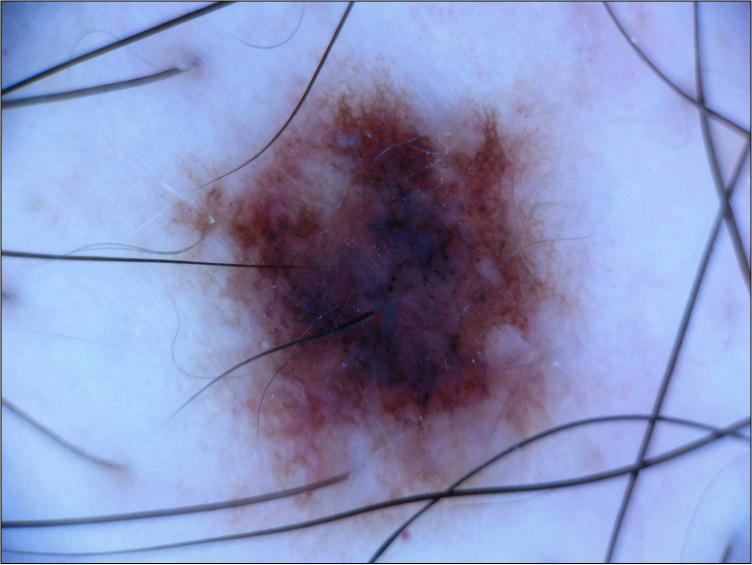
#> input picture correction_test2.jpg, 1504 x 1129 px (shown at 1/2 size)
$ python hair_detection.py
#> lines starting #> are read from the running program, lines starting #| are printed output that depends on the picture; after the words box and inside, x2 and y2 are one past the last pixel; in counts of white or black regions, pixels touching at a corner belong together
### _filter_kernel_mf_fdog.py
# -*- coding: utf-8 -*-
"""
CREDIT TO

@author:http://funcvis.org/blog/?p=51
"""


import numpy as np
import cv2
from math import exp, pi, sqrt
from numba import vectorize
def _filter_kernel_mf_fdog(L, sigma, t = 3, mf = True): #mf = true == second div
    dim_y = int(L)
    dim_x = 2 * int(t * sigma)
    arr = np.zeros((dim_y, dim_x), 'f')

    ctr_x = dim_x / 2
    ctr_y = int(dim_y / 2.)

    # an un-natural way to set elements of the array
    # to their x coordinate.
    # x's are actually columns, so the first dimension of the iterator is used
    it = np.nditer(arr, flags=['multi_index'])
    while not it.finished:
        arr[it.multi_index] = it.multi_index[1] - ctr_x
        it.iternext()

    two_sigma_sq = 2 * sigma * sigma
    sqrt_w_pi_sigma = 1. / (sqrt(2 * pi) * sigma) #second div
    if not mf: # first div
        sqrt_w_pi_sigma = sqrt_w_pi_sigma / sigma ** 2

    @vectorize(['float32(float32)'], target='cpu')
    def k_fun(x):
        return -exp(-x * x / two_sigma_sq) #(x*x - sigma*sigma)*

    @vectorize(['float32(float32)'], target='cpu')
    def k_fun_derivative(x):
        return -x * sqrt_w_pi_sigma * exp(-x * x / two_sigma_sq)

    if mf:
        kernel = k_fun(arr)
        kernel = kernel - kernel.mean()
    else:
       kernel = k_fun_derivative(arr)

    # return the "convolution" kernel for filter2D
    return cv2.flip(kernel, -1)

### createMatchedFilterBank.py
# -*- coding: utf-8 -*-
"""
CREDIT TO

@author:http://funcvis.org/blog/?p=51
"""
import cv2
import numpy as np
def createMatchedFilterBank(K, n = 12):
    '''
    Given a kernel, create matched filter bank
    '''
    rotate = 180 / n
    center = (K.shape[1] / 2, K.shape[0] / 2)
    cur_rot = 0
    kernels = [K]

    for i in range(1, n):
        cur_rot += rotate
        r_mat = cv2.getRotationMatrix2D(center, cur_rot, 1)
        k = cv2.warpAffine(K, r_mat, (K.shape[1], K.shape[0]))
        kernels.append(k)
        #cur_rot += rotate
    return kernels

def applyFilters(im, kernels):
    '''
    Given a filter bank, apply them and record maximum response
    '''
    images = np.array([cv2.filter2D(im, -1, k) for k in kernels])
    return np.max(images, 0)

### gaussian_filters.py
# -*- coding: utf-8 -*-
"""
CREDIT TO

@author:http://funcvis.org/blog/?p=51
"""
from _filter_kernel_mf_fdog import _filter_kernel_mf_fdog

def fdog_filter_kernel(L, sigma, t = 3): #first div
    '''
    K = - (x/(sqrt(2 * pi) * sigma ^3)) * exp(-x^2/2sigma^2), |y| <= L/2, |x| < s * t
    '''
    return _filter_kernel_mf_fdog(L, sigma, t, False)

def gaussian_matched_filter_kernel(L, sigma, t = 3): # second div
    '''
    K =  1/(sqrt(2 * pi) * sigma ) * exp(-x^2/2sigma^2), |y| <= L/2, |x| < s * t
    '''
    return _filter_kernel_mf_fdog(L, sigma, t, True)

### hair_detection.py
# -*- coding: utf-8 -*-
"""
Created on Thu Jan 18 10:39:34 2018

@author: Camila
"""
import numpy as np
import cv2
import scipy.ndimage
import gaussian_filters as gfilt
from show_images import show_images
import createMatchedFilterBank as mffilt
from matplotlib import pyplot as plt

img = cv2.imread('correction_test2.jpg',0) # 0 = grayscale
#> img: shape (1129, 1504); min 0, max 255, mean 147.8
# [15 lines of commented-out code are left out]
ro,col = img.shape
#> ro = 1129; col = 1504
img = cv2.resize(img,(np.around(col/2).astype(int),np.around(ro/2).astype(int)))
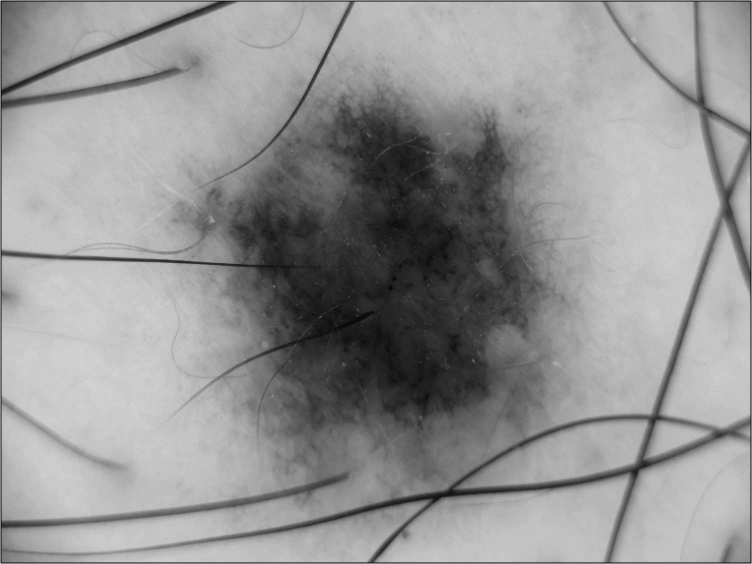
#> img: shape (564, 752); min 8, max 211, mean 147.7
# https://journals-scholarsportal-info.ezproxy.lib.ryerson.ca/pdf/02780062/v08i0003/263_dobviriutmf.xml
sigma =2
Len=2
# [8 lines of commented-out code are left out]

gf = gfilt.gaussian_matched_filter_kernel(Len,sigma) # second div
fdog = gfilt.fdog_filter_kernel(Len, sigma) # first div

# visualize:
#show_images([gf, fdog], ["Gaussian", "FDOG"])

bank_gf = mffilt.createMatchedFilterBank(gf)
bank_fdog = mffilt.createMatchedFilterBank(fdog,n=18) #n=4 , default = 6

# [4 lines of commented-out code are left out]

result_gf = mffilt.applyFilters(img,bank_gf)
#> in applyFilters, `return np.max(images, 0)`:
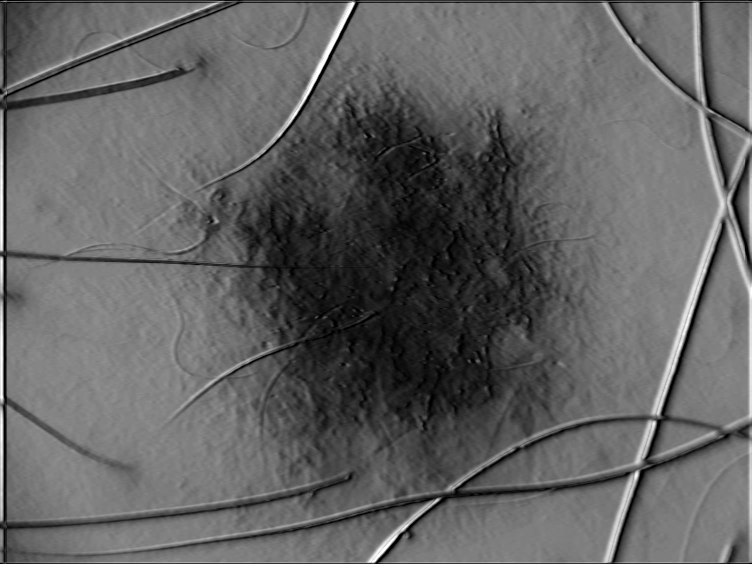
#> returned value: shape (564, 752); min 0, max 255, mean 98.2
result_fdog = mffilt.applyFilters(img,bank_fdog)
#> in applyFilters (call 2), `return np.max(images, 0)`:
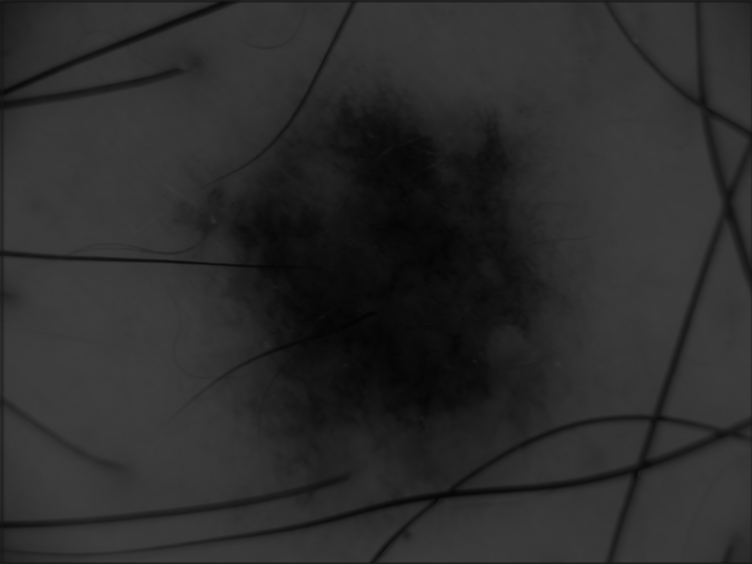
#> returned value: shape (564, 752); min 3, max 62, mean 43.9
result_fdog_single = cv2.filter2D(img, -1, fdog)
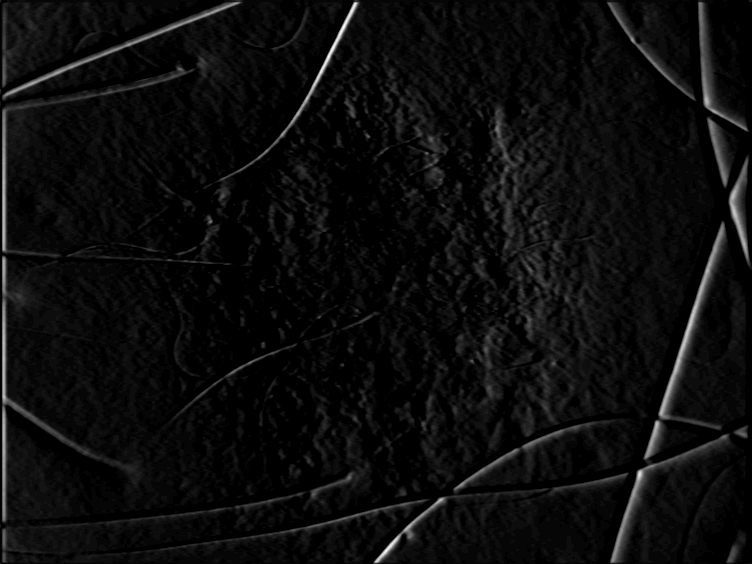
#> result_fdog_single: shape (564, 752); min 0, max 39, mean 1.9; drawn with min black and max white

# [4 lines of commented-out code are left out]
cv2.imshow('first deriv gaussian',result_gf)
#cv2.imshow('single second deriv',result_fdog_single)
cv2.imshow('original',img)

# threshold first deriv
thresh = cv2.adaptiveThreshold(result_gf,255,cv2.ADAPTIVE_THRESH_GAUSSIAN_C, cv2.THRESH_BINARY,3,5)
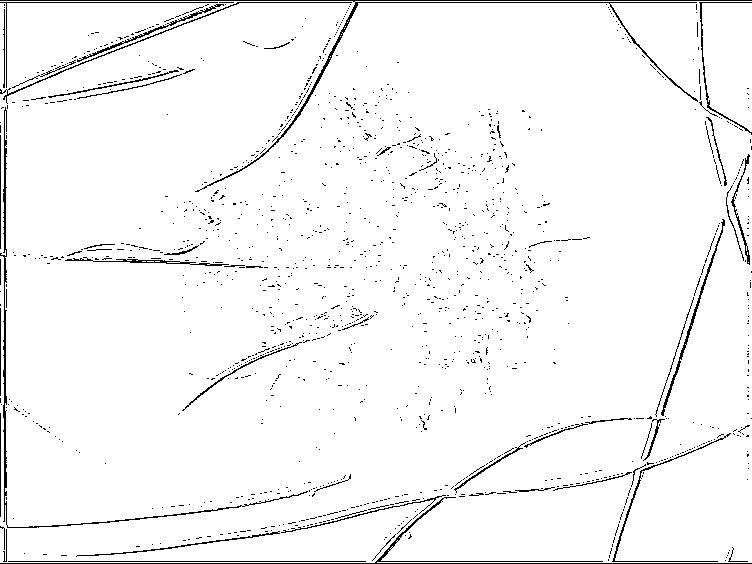
#> thresh: shape (564, 752); 96.4% white; black in thin lines or dots
blur = cv2.GaussianBlur(thresh, (5,5), 0)

_, th3 = cv2.threshold(blur, 0, 255, cv2.THRESH_BINARY + cv2.THRESH_OTSU)
#> th3: shape (564, 752); 92.9% white; 616 black regions (545 under 20 px), largest, box (x1, y1, x2, y2) and area: (0, 0, 752, 564) 18375, (451, 417, 632, 493) 960, (65, 255, 268, 269) 951
imgplot = plt.imshow(blur)
plt.show()
temp=cv2.Canny(result_gf,200,500)
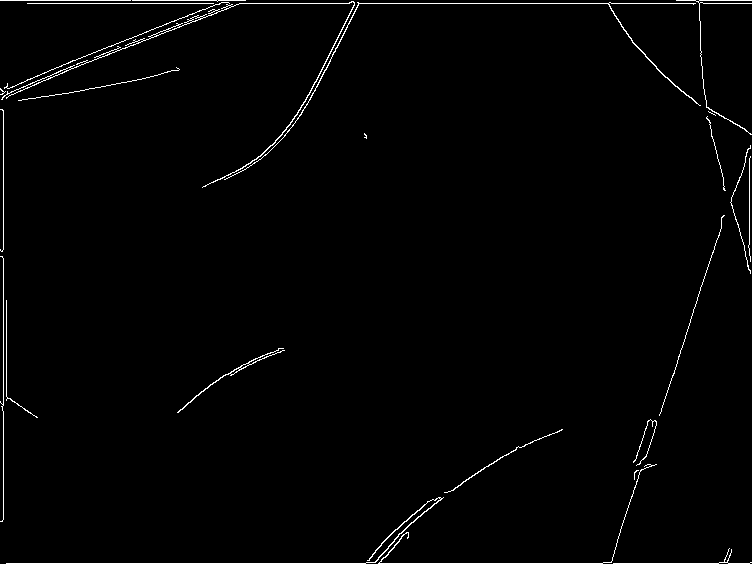
#> temp: shape (564, 752); 1.4% white in thin lines or dots
cv2.imshow('th3',temp)
cv2.waitKey(0)
cv2.destroyAllWindows()
median = cv2.medianBlur(thresh,3)
#> median: shape (564, 752); 97.8% white; 370 black regions (328 under 20 px), largest, box (x1, y1, x2, y2) and area: (0, 0, 752, 186) 2124, (0, 475, 752, 564) 1913, (661, 230, 723, 416) 481


kernel = np.ones((2,2),np.uint8)
opening = cv2.morphologyEx(th3,cv2.MORPH_OPEN,kernel)
#> opening: shape (564, 752); 92.6% white; 577 black regions (515 under 20 px), largest, box (x1, y1, x2, y2) and area: (0, 0, 752, 564) 19474, (641, 220, 727, 462) 1555, (66, 244, 269, 270) 1183
dilate = cv2.dilate(th3,kernel,iterations=10)
#> dilate: shape (564, 752); 99.2% white; 5 black regions, box (x1, y1, x2, y2) and area: (0, 0, 752, 6) 2987, (0, 145, 7, 249) 231, (0, 423, 2, 517) 187, (0, 318, 2, 396) 154, (0, 269, 2, 285) 30
closing = cv2.morphologyEx(dilate,cv2.MORPH_CLOSE,kernel)
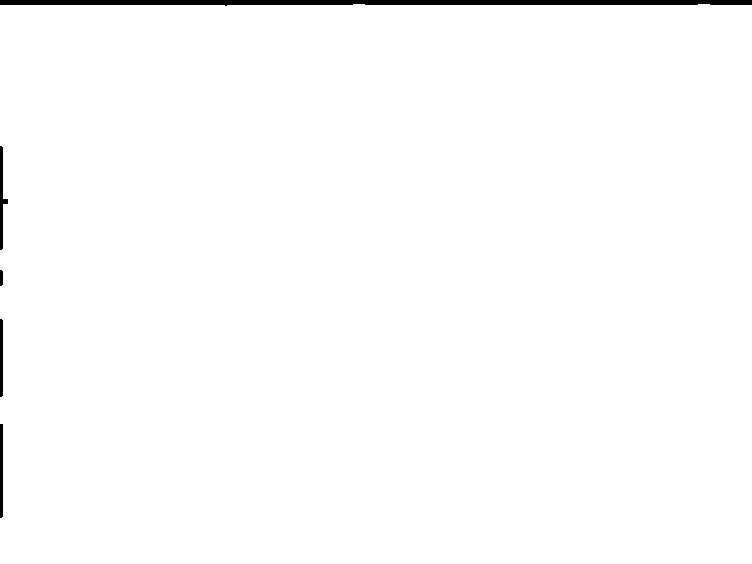
#> closing: shape (564, 752); 98.9% white; 5 black regions, box (x1, y1, x2, y2) and area: (0, 0, 752, 6) 3738, (0, 146, 8, 250) 335, (0, 424, 3, 518) 281, (0, 319, 3, 397) 232, (0, 270, 3, 286) 46
cv2.imshow('final',opening)
cv2.waitKey(0)

cv2.destroyAllWindows()
